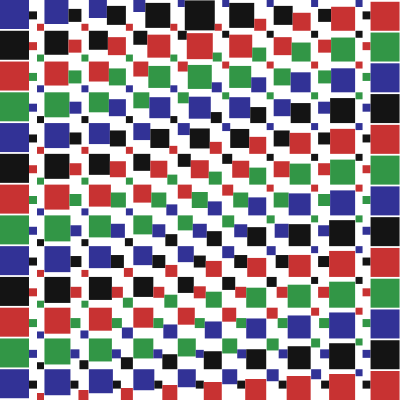
Frame 1 (no input)
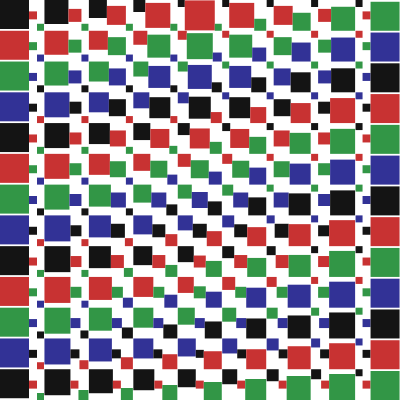
Frame 2 (the mouse pressed at the canvas centre, redrawn once)

The Processing sketch that drew these frames (run headless with seeded random() and noise(); the mouse was pressed at the canvas centre and the sketch redrawn once):

// Processing sketch: processing_8898
// ── processing_8898.pde


float w9;
float h13;
float w9_6;

color[] color_table;
int current_color = 0;

void setup ()
{
    size( 400, 400 );

    color_table = new color[] {   
        color( 50,50,150 ), // blau
        color( 20,20,20 ),  // grau
        color( 200,50,50 ), // rot
        color( 50,150,70 )  // grün
    };
        
    noStroke();

    w9 = width/9.0;
    w9_6 = w9/6.0;
    h13 = height/13.0;
}

void draw ()
{
    background( 255 );

    for ( int k = 0; k < 13; k++ )
    {
        float s = map( k, 0, 12, 4, 8 );

        for ( int i = 0; i < 9; i++ )
        {
            float wl = floor( max( w9_6, map( i,   0, s, 4*w9_6, w9_6 ) ) );
            float wr = floor( max( w9_6, map( 8-i, 0, s, 4*w9_6, w9_6 ) ) );
            float wm = floor( w9-wl-wr );

            rectMode( CORNER );
            fill( color_table[current_color % color_table.length] );
            rect( i*w9, k*h13, wl, wl );

            rectMode( CENTER );
            fill( color_table[(current_color+1) % color_table.length] );
            rect( i*w9+wl+wm/2, k*h13+h13/2, wm, wm );

            rectMode( CORNER );
            fill( color_table[(current_color+2) % color_table.length] );
            rect( i*w9+wl+wm, (k+1)*h13-wr, wr, wr );
        }

        current_color++;
    }

    noLoop();
}
